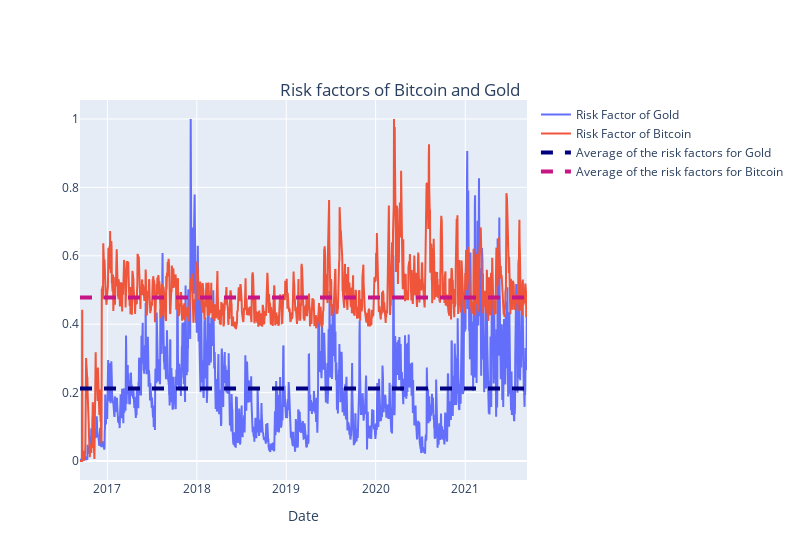

Here is the notebook cell this chart was saved with:
### Code cell
fig = go.Figure()
fig.add_trace(go.Scatter(
    x=df.index,
    y=df['risk_b'],
    mode='lines',
    name='Risk Factor of Gold'
))
fig.add_trace(go.Scatter(
    x=df.index,
    y=df['risk_g'],
    mode='lines',
    name='Risk Factor of Bitcoin'
))
fig.add_trace(go.Scatter(
    x=df.index,
    y=[y1] * len(df.index),
    mode='lines',
    name='Average of the risk factors for Gold',
    line=dict(color='navy', width=4, dash='dash')
))
fig.add_trace(go.Scatter(
    x=df.index,
    y=[y2] * len(df.index),
    mode='lines',
    name='Average of the risk factors for Bitcoin',
    line=dict(color='mediumvioletred', width=4, dash='dash')
))
fig.update_layout(title={'text':'Risk factors of Bitcoin and Gold', 'x':0.5, 'y':0.85},
    width=800,
    xaxis_title='Date',
)
fig.show()

### Figure 1 — Plotly figure (JSON) as saved in the notebook; plotly's stock layout.template omitted (floating-point values rounded to 4 significant figures; data arrays with more than 128 entries replaced by an {"elided": "..."} marker saying what was removed)
{"data": [{"mode": "lines", "name": "Risk Factor of Gold", "type": "scatter", "x": {"elided": "1826 str values"}, "y": {"elided": "1826 float values"}}, {"mode": "lines", "name": "Risk Factor of Bitcoin", "type": "scatter", "x": {"elided": "1826 str values"}, "y": {"elided": "1826 float values"}}, {"line": {"color": "navy", "dash": "dash", "width": 4}, "mode": "lines", "name": "Average of the risk factors for Gold", "type": "scatter", "x": {"elided": "1826 str values"}, "y": {"elided": "1826 float values"}}, {"line": {"color": "mediumvioletred", "dash": "dash", "width": 4}, "mode": "lines", "name": "Average of the risk factors for Bitcoin", "type": "scatter", "x": {"elided": "1826 str values"}, "y": {"elided": "1826 float values"}}], "layout": {"title": {"text": "Risk factors of Bitcoin and Gold", "x": 0.5, "y": 0.85}, "width": 800, "xaxis": {"title": {"text": "Date"}}}}
